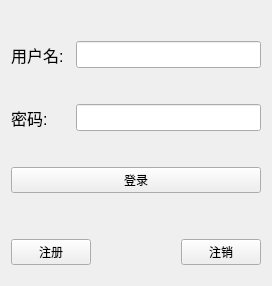
<?xml version="1.0" encoding="UTF-8"?>
<ui version="4.0">
 <class>TcpClient</class>
 <widget class="QWidget" name="TcpClient">
  <property name="geometry">
   <rect>
    <x>0</x>
    <y>0</y>
    <width>272</width>
    <height>286</height>
   </rect>
  </property>
  <property name="windowTitle">
   <string>TcpClient</string>
  </property>
  <layout class="QVBoxLayout" name="verticalLayout_3">
   <item>
    <layout class="QVBoxLayout" name="verticalLayout_2">
     <item>
      <layout class="QVBoxLayout" name="verticalLayout">
       <item>
        <layout class="QGridLayout" name="gridLayout">
         <item row="3" column="0" colspan="2">
          <widget class="QLabel" name="pwd_lab">
           <property name="font">
            <font>
             <pointsize>12</pointsize>
            </font>
           </property>
           <property name="text">
            <string>密码:</string>
           </property>
          </widget>
         </item>
         <item row="4" column="0">
          <spacer name="verticalSpacer_2">
           <property name="orientation">
            <enum>Qt::Orientation::Vertical</enum>
           </property>
           <property name="sizeHint" stdset="0">
            <size>
             <width>20</width>
             <height>40</height>
            </size>
           </property>
          </spacer>
         </item>
         <item row="3" column="2">
          <widget class="QLineEdit" name="pwd_le">
           <property name="font">
            <font>
             <pointsize>12</pointsize>
            </font>
           </property>
           <property name="echoMode">
            <enum>QLineEdit::EchoMode::Password</enum>
           </property>
          </widget>
         </item>
         <item row="1" column="2">
          <widget class="QLineEdit" name="name_le">
           <property name="font">
            <font>
             <pointsize>12</pointsize>
            </font>
           </property>
          </widget>
         </item>
         <item row="1" column="0">
          <widget class="QLabel" name="name_lab">
           <property name="font">
            <font>
             <pointsize>12</pointsize>
            </font>
           </property>
           <property name="text">
            <string>用户名:</string>
           </property>
          </widget>
         </item>
         <item row="2" column="2">
          <spacer name="verticalSpacer_3">
           <property name="orientation">
            <enum>Qt::Orientation::Vertical</enum>
           </property>
           <property name="sizeHint" stdset="0">
            <size>
             <width>20</width>
             <height>40</height>
            </size>
           </property>
          </spacer>
         </item>
         <item row="0" column="2">
          <spacer name="verticalSpacer_4">
           <property name="orientation">
            <enum>Qt::Orientation::Vertical</enum>
           </property>
           <property name="sizeHint" stdset="0">
            <size>
             <width>20</width>
             <height>40</height>
            </size>
           </property>
          </spacer>
         </item>
         <item row="5" column="0" colspan="3">
          <widget class="QPushButton" name="login_pb">
           <property name="text">
            <string>登录</string>
           </property>
          </widget>
         </item>
        </layout>
       </item>
      </layout>
     </item>
     <item>
      <spacer name="verticalSpacer">
       <property name="orientation">
        <enum>Qt::Orientation::Vertical</enum>
       </property>
       <property name="sizeType">
        <enum>QSizePolicy::Policy::Minimum</enum>
       </property>
       <property name="sizeHint" stdset="0">
        <size>
         <width>20</width>
         <height>40</height>
        </size>
       </property>
      </spacer>
     </item>
     <item>
      <layout class="QHBoxLayout" name="horizontalLayout">
       <item>
        <widget class="QPushButton" name="regist_pb">
         <property name="text">
          <string>注册</string>
         </property>
        </widget>
       </item>
       <item>
        <spacer name="horizontalSpacer">
         <property name="orientation">
          <enum>Qt::Orientation::Horizontal</enum>
         </property>
         <property name="sizeHint" stdset="0">
          <size>
           <width>40</width>
           <height>20</height>
          </size>
         </property>
        </spacer>
       </item>
       <item>
        <widget class="QPushButton" name="cancel_pb">
         <property name="text">
          <string>注销</string>
         </property>
        </widget>
       </item>
      </layout>
     </item>
    </layout>
   </item>
   <item>
    <spacer name="verticalSpacer_5">
     <property name="orientation">
      <enum>Qt::Orientation::Vertical</enum>
     </property>
     <property name="sizeHint" stdset="0">
      <size>
       <width>20</width>
       <height>40</height>
      </size>
     </property>
    </spacer>
   </item>
  </layout>
 </widget>
 <tabstops>
  <tabstop>name_le</tabstop>
  <tabstop>pwd_le</tabstop>
  <tabstop>login_pb</tabstop>
  <tabstop>regist_pb</tabstop>
  <tabstop>cancel_pb</tabstop>
 </tabstops>
 <resources/>
 <connections/>
</ui>
